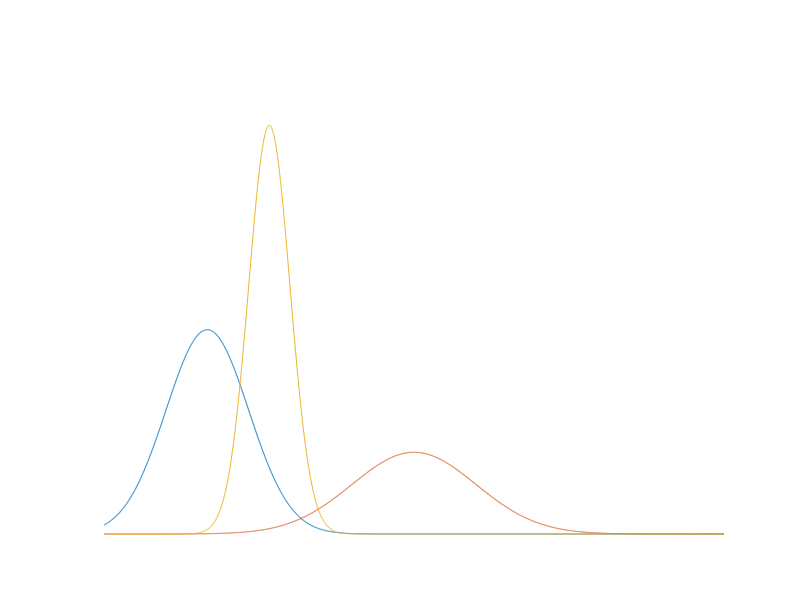

The MATLAB script that drew this image:
close all
figure(1)
plot(0:0.01:30,gaussmf(0:0.01:30,[2 5])/2*sqrt(2*pi))
hold on 
plot(0:0.01:30,gaussmf(0:0.01:30,[3 15])/5*sqrt(2*pi))
hold on
plot(0:0.01:30,gaussmf(0:0.01:30,[1 8])/1*sqrt(2*pi))
set(gca,'Visible','off');